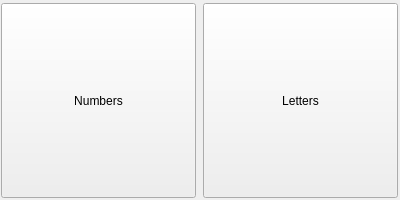
<?xml version="1.0" encoding="UTF-8"?>
<ui version="4.0">
 <class>GameSelector</class>
 <widget class="QWidget" name="GameSelector">
  <property name="geometry">
   <rect>
    <x>0</x>
    <y>0</y>
    <width>400</width>
    <height>200</height>
   </rect>
  </property>
  <property name="minimumSize">
   <size>
    <width>400</width>
    <height>200</height>
   </size>
  </property>
  <property name="maximumSize">
   <size>
    <width>400</width>
    <height>200</height>
   </size>
  </property>
  <property name="windowTitle">
   <string>Form</string>
  </property>
  <widget class="QWidget" name="horizontalLayoutWidget">
   <property name="geometry">
    <rect>
     <x>0</x>
     <y>0</y>
     <width>401</width>
     <height>202</height>
    </rect>
   </property>
   <layout class="QGridLayout" name="gridLayout">
    <item row="0" column="0">
     <widget class="QPushButton" name="pushButtonNumbers">
      <property name="minimumSize">
       <size>
        <width>195</width>
        <height>195</height>
       </size>
      </property>
      <property name="maximumSize">
       <size>
        <width>195</width>
        <height>195</height>
       </size>
      </property>
      <property name="text">
       <string>Numbers</string>
      </property>
     </widget>
    </item>
    <item row="0" column="1">
     <widget class="QPushButton" name="pushButtonLetters">
      <property name="minimumSize">
       <size>
        <width>195</width>
        <height>195</height>
       </size>
      </property>
      <property name="maximumSize">
       <size>
        <width>195</width>
        <height>195</height>
       </size>
      </property>
      <property name="text">
       <string>Letters</string>
      </property>
     </widget>
    </item>
   </layout>
  </widget>
 </widget>
 <resources/>
 <connections/>
</ui>
